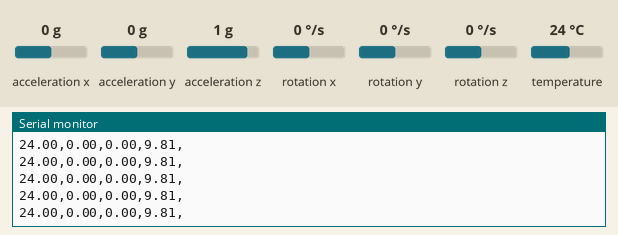
This sketch was run on a simulated Arduino Uno, built with avr-gcc and run on an emulated ATmega328P. On the bench: the last lines printed to the serial monitor. The inputs (shaded band) are chosen by the test bench; at power-on: acceleration x 0 g, acceleration y 0 g, acceleration z 1 g, temperature 24 °C, rotation x 0 °/s, rotation y 0 °/s, rotation z 0 °/s.

Above: at 1.8 s.
1.9 s: acceleration x set to -1.4 g
At 1.96 s:
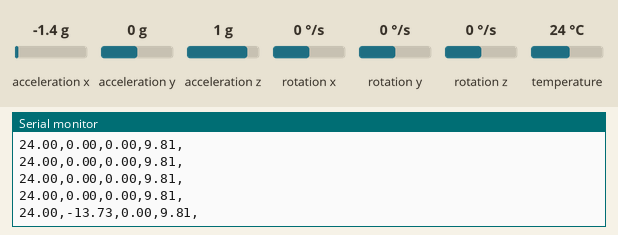
3.4 s: acceleration y set to -1.4 g
At 3.42 s:
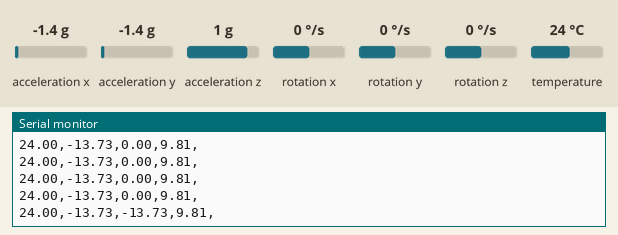
4.9 s: acceleration z set to -1.4 g
At 4.93 s:
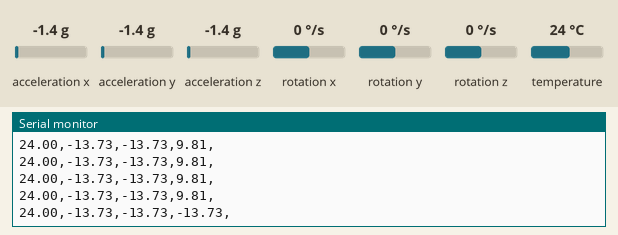
6.4 s: temperature set to 12 °C
At 6.45 s:
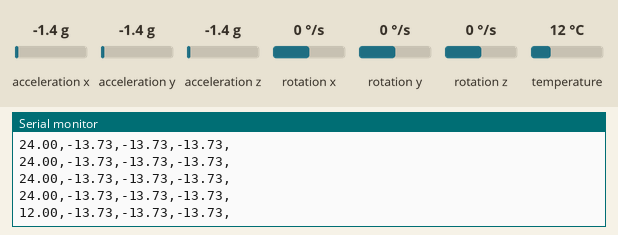

The sketch:

TESTmpu6050.ino
```cpp
#include <Adafruit_MPU6050.h>
#include <Adafruit_Sensor.h>
#include <Wire.h>
Adafruit_MPU6050 mpu;
void setup(void) {
  Serial.begin(115200);
  delay(500);
  Serial.println("Initialize");
  // Try to initialize!
  if (!mpu.begin()) {
    Serial.println("Failed to find MPU6050 chip");
    while (1) {
      Serial.println("Failed to find MPU6050 chip");
      delay(10);
    }
  }
  Serial.println("MPU6050 Found!");
  // set accelerometer range to +-8G
  mpu.setAccelerometerRange(MPU6050_RANGE_8_G);
  // set gyro range to +- 500 deg/s
  mpu.setGyroRange(MPU6050_RANGE_500_DEG);
  // set filter bandwidth to 21 Hz
  mpu.setFilterBandwidth(MPU6050_BAND_21_HZ);
  delay(100);

  Serial.print("Temp,x,y,z");
}
void loop() {
  /* Get new sensor events with the readings */
  sensors_event_t a, g, temp;
  mpu.getEvent(&a, &g, &temp);
  /* Print out the readings */
  //Serial.print("Acceleration X: ");
  Serial.print(temp.temperature);
  Serial.print(",");
  Serial.print(a.acceleration.x);
  Serial.print(",");
  //Serial.print(", Y: ");
  Serial.print(a.acceleration.y);
  Serial.print(",");
  //Serial.print(", Z: ");
  Serial.print(a.acceleration.z);
  Serial.print(",");
  Serial.println("");
  /*
  Serial.println(" m/s^2");
  Serial.print("Rotation X: ");
  Serial.print(g.gyro.x);
  Serial.print(", Y: ");
  Serial.print(g.gyro.y);
  Serial.print(", Z: ");
  Serial.print(g.gyro.z);
  Serial.println(" rad/s");
  Serial.print("Temperature: ");
  Serial.print(temp.temperature);
  Serial.println(" degC");
  */
  delay(50);
}
```

Measured:
- after the input at 1.9 s, the serial monitor: prints a new line after 0.05 s (image 1)
- after the input at 3.4 s, the serial monitor: prints a new line at once (image 2)
- after the input at 4.9 s, the serial monitor: prints a new line at once (image 3)
- after the input at 6.4 s, the serial monitor: prints a new line at once (image 4)
